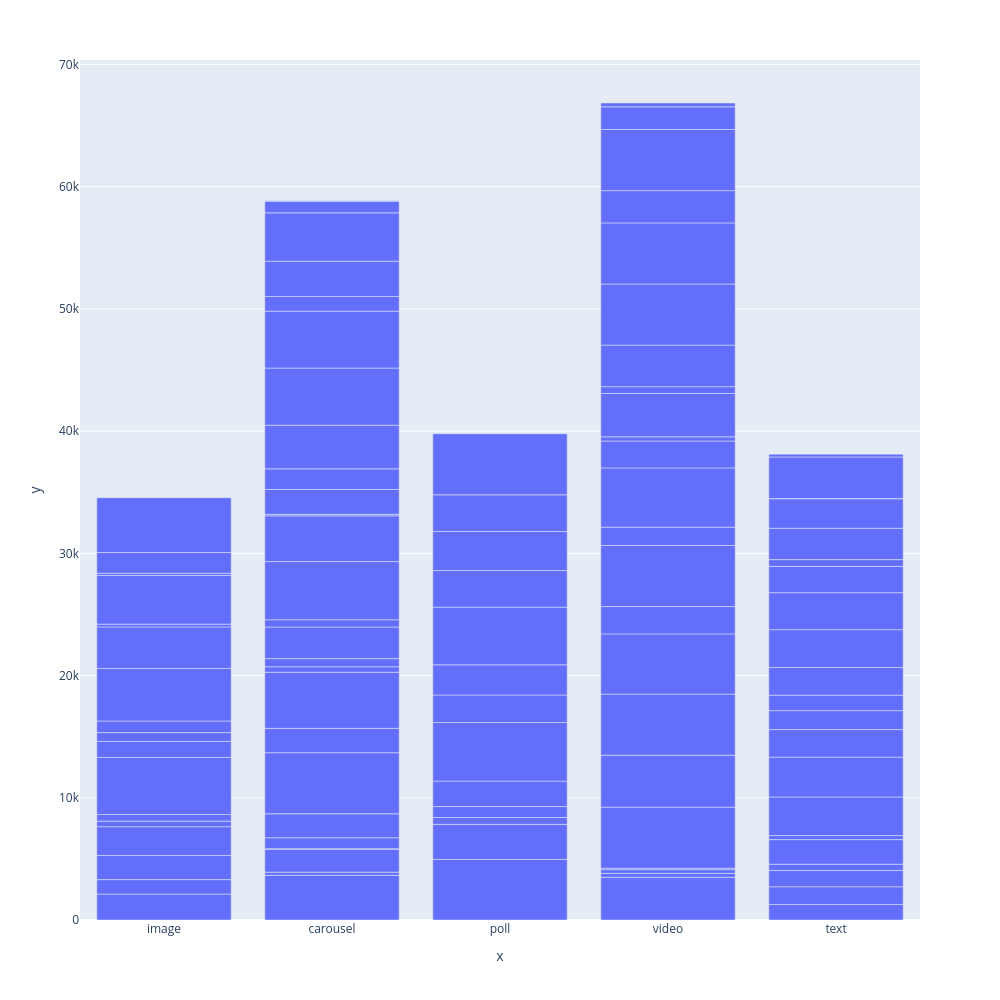

Notebook source saved alongside this figure:
### Code cell
px.bar(x=df.post_type, y=df.likes, width=1000,height=1000)

### Figure 1 — Plotly figure (JSON) as saved in the notebook; plotly's stock layout.template omitted (floating-point values rounded to 4 significant figures)
{"data": [{"alignmentgroup": "True", "hovertemplate": "x=%{x}<br>y=%{y}<extra></extra>", "legendgroup": "", "marker": {"color": "#636efa", "pattern": {"shape": ""}}, "name": "", "offsetgroup": "", "orientation": "v", "showlegend": false, "textposition": "auto", "type": "bar", "x": ["image", "carousel", "poll", "image", "video", "carousel", "image", "text", "video", "carousel", "text", "video", "carousel", "text", "carousel", "image", "poll", "text", "text", "image", "poll", "carousel", "text", "carousel", "poll", "carousel", "text", "poll", "image", "carousel", "poll", "image", "video", "poll", "image", "video", "video", "poll", "video", "carousel", "carousel", "video", "carousel", "text", "video", "text", "poll", "video", "image", "text", "text", "image", "video", "image", "carousel", "image", "video", "video", "video", "carousel", "video", "carousel", "image", "carousel", "image", "text", "carousel", "video", "image", "text", "video", "carousel", "text", "video", "video", "text", "carousel", "poll", "carousel", "text", "video", "carousel", "video", "carousel", "text", "text", "text", "text", "carousel", "poll", "carousel", "video", "carousel", "image", "poll", "carousel", "video", "text", "poll", "image"], "xaxis": "x", "y": [2121, 3660, 4955, 1183, 3499, 256, 1982, 1274, 317, 1878, 1446, 304, 45, 1333, 889, 2348, 2872, 512, 2013, 455, 559, 1961, 332, 5000, 898, 1992, 3161, 2083, 548, 4594, 4795, 4665, 119, 2253, 1309, 5000, 4245, 2463, 5000, 447, 667, 4929, 2586, 3259, 2236, 2251, 4726, 5000, 725, 1551, 1268, 950, 1498, 4297, 592, 3401, 4846, 2204, 344, 4763, 3544, 3742, 227, 130, 3982, 2265, 2026, 560, 187, 3094, 3398, 1690, 3026, 5000, 5000, 2153, 3571, 2990, 4678, 553, 2642, 4656, 5000, 1203, 2566, 2416, 15, 3404, 2884, 3195, 3956, 1857, 951, 1694, 3005, 36, 314, 229, 5000, 4483], "yaxis": "y"}], "layout": {"barmode": "relative", "height": 1000, "legend": {"tracegroupgap": 0}, "margin": {"t": 60}, "width": 1000, "xaxis": {"anchor": "y", "domain": [0, 1], "title": {"text": "x"}}, "yaxis": {"anchor": "x", "domain": [0, 1], "title": {"text": "y"}}}}
